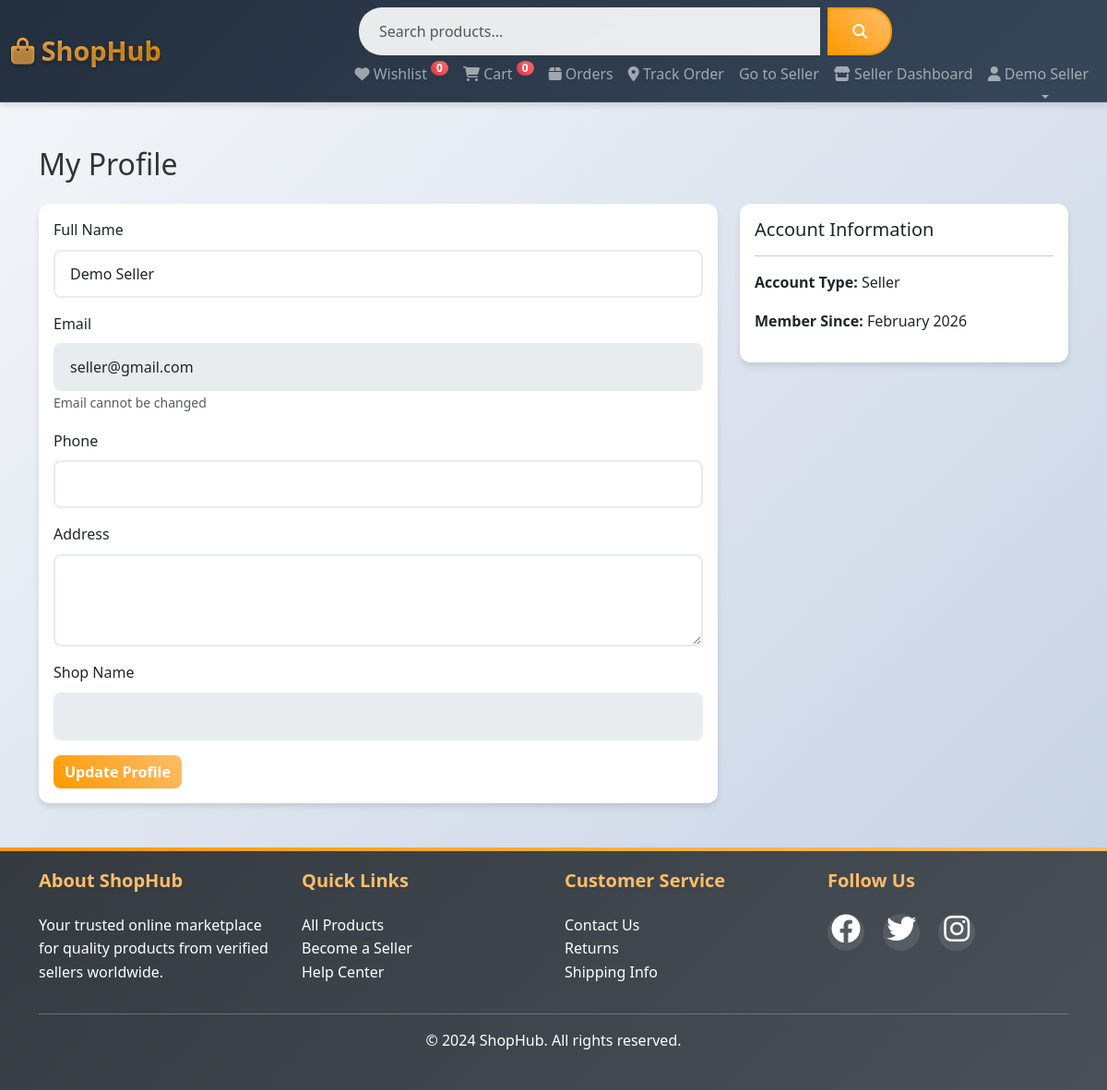
Page /profile.php (signed in) on the earlier database version.
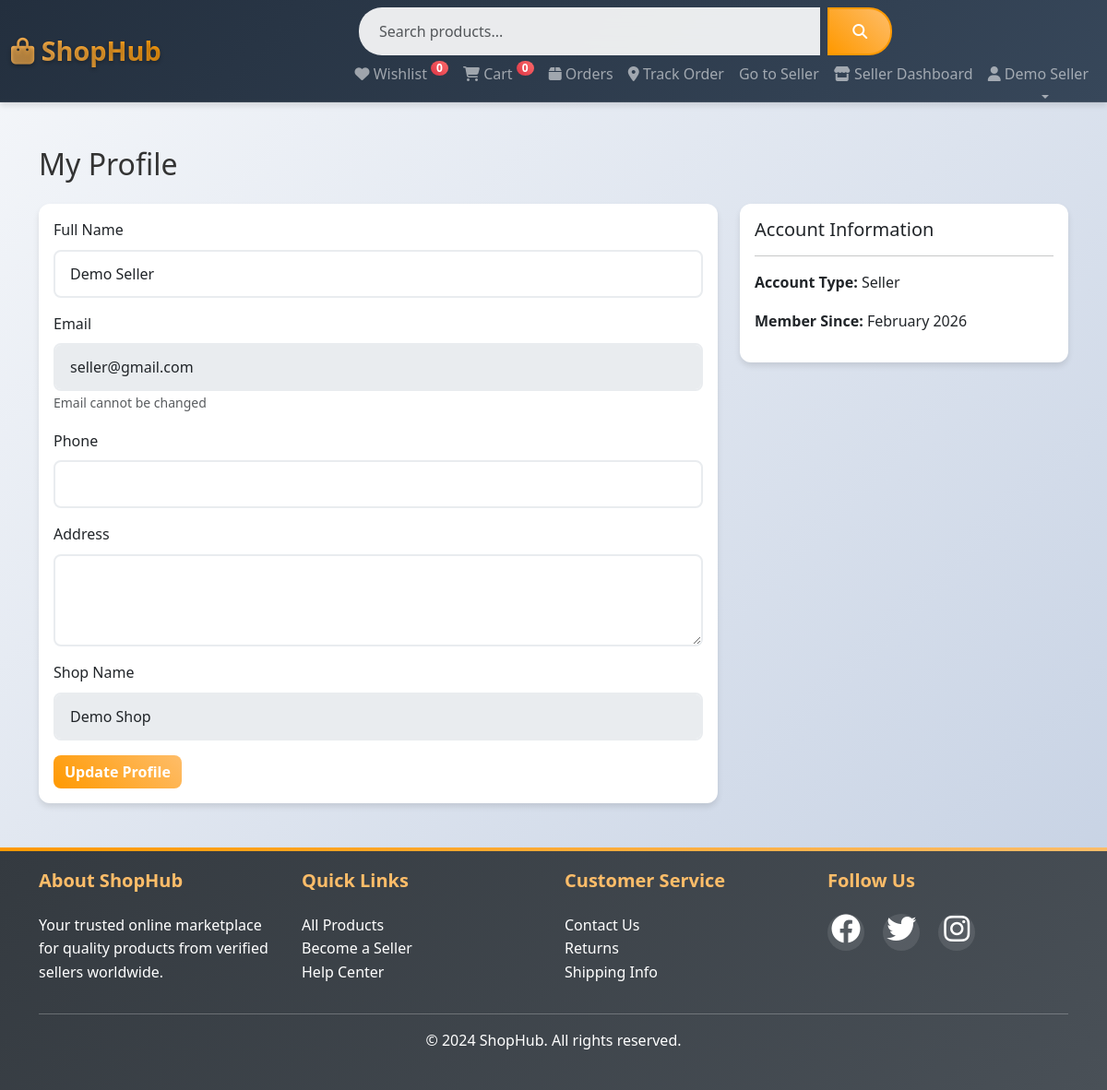
Same page on the later database version.
### tables this page shows
CREATE TABLE `users` (
  `id` int(11) NOT NULL,
  `email` varchar(255) NOT NULL,
  `password` varchar(255) NOT NULL,
  `full_name` varchar(255) NOT NULL,
  `user_type` enum('buyer','seller','admin') DEFAULT 'buyer',
  `shop_name` varchar(255) DEFAULT NULL,
  `phone` varchar(20) DEFAULT NULL,
  `address` text DEFAULT NULL,
  `created_at` timestamp NOT NULL DEFAULT current_timestamp()
);

### profile.php (the view, shortened to what this page needs)
<?php
require_once 'config/database.php';
$user_id = $_SESSION['user_id'];
$stmt = $pdo->prepare("SELECT * FROM users WHERE id = ?");
$stmt->execute([$user_id]);
$user = $stmt->fetch();
?>
<!DOCTYPE html>
<html lang="en">
<head>
    <link href="https://cdn.jsdelivr.net/npm/bootstrap@5.3.0/dist/css/bootstrap.min.css" rel="stylesheet">
    <link rel="stylesheet" href="https://cdnjs.cloudflare.com/ajax/libs/font-awesome/6.4.0/css/all.min.css">
    <link rel="stylesheet" href="assets/css/style.css">
</head>
<body>
    <?php include 'includes/header.php'; ?>
    <div class="container my-5">
        <h2 class="mb-4">My Profile</h2>
        <div class="row">
            <div class="col-md-8">
                <div class="card">
                    <div class="card-body">
                        <form method="POST">
                            <div class="mb-3">
                                <label class="form-label">Full Name</label>
                                <input type="text" name="full_name" class="form-control" value="<?= htmlspecialchars($user['full_name']) ?>" required>
                            </div>
                            <div class="mb-3">
                                <label class="form-label">Email</label>
                                <input type="email" class="form-control" value="<?= htmlspecialchars($user['email']) ?>" disabled>
                                <small class="text-muted">Email cannot be changed</small>
                            </div>
                            <div class="mb-3">
                                <label class="form-label">Phone</label>
                                <input type="tel" name="phone" class="form-control" value="<?= htmlspecialchars($user['phone'] ?? '') ?>">
                            </div>
                            <div class="mb-3">
                                <label class="form-label">Address</label>
                                <textarea name="address" class="form-control" rows="3"><?= htmlspecialchars($user['address'] ?? '') ?></textarea>
                            </div>
                            <?php if($user['user_type'] == 'seller'): ?>
                            <div class="mb-3">
                                <label class="form-label">Shop Name</label>
                                <input type="text" class="form-control" value="<?= htmlspecialchars($user['shop_name']) ?>" disabled>
                            </div>
                            <?php endif; ?>
                            <button type="submit" class="btn btn-warning">Update Profile</button>
                        </form>
                    </div>
                </div>
            </div>
            <div class="col-md-4">
                <div class="card">
                    <div class="card-body">
                        <h5>Account Information</h5>
                        <hr>
                        <p><strong>Account Type:</strong> <?= ucfirst($user['user_type']) ?></p>
                        <p><strong>Member Since:</strong> <?= date('F Y', strtotime($user['created_at'])) ?></p>
                    </div>
                </div>
            </div>
        </div>
    </div>
    <?php include 'includes/footer.php'; ?>
</body>
</html>

Differences in the rows shown:
changed users "Seller": shop_name (not shown) → "Demo Shop"
